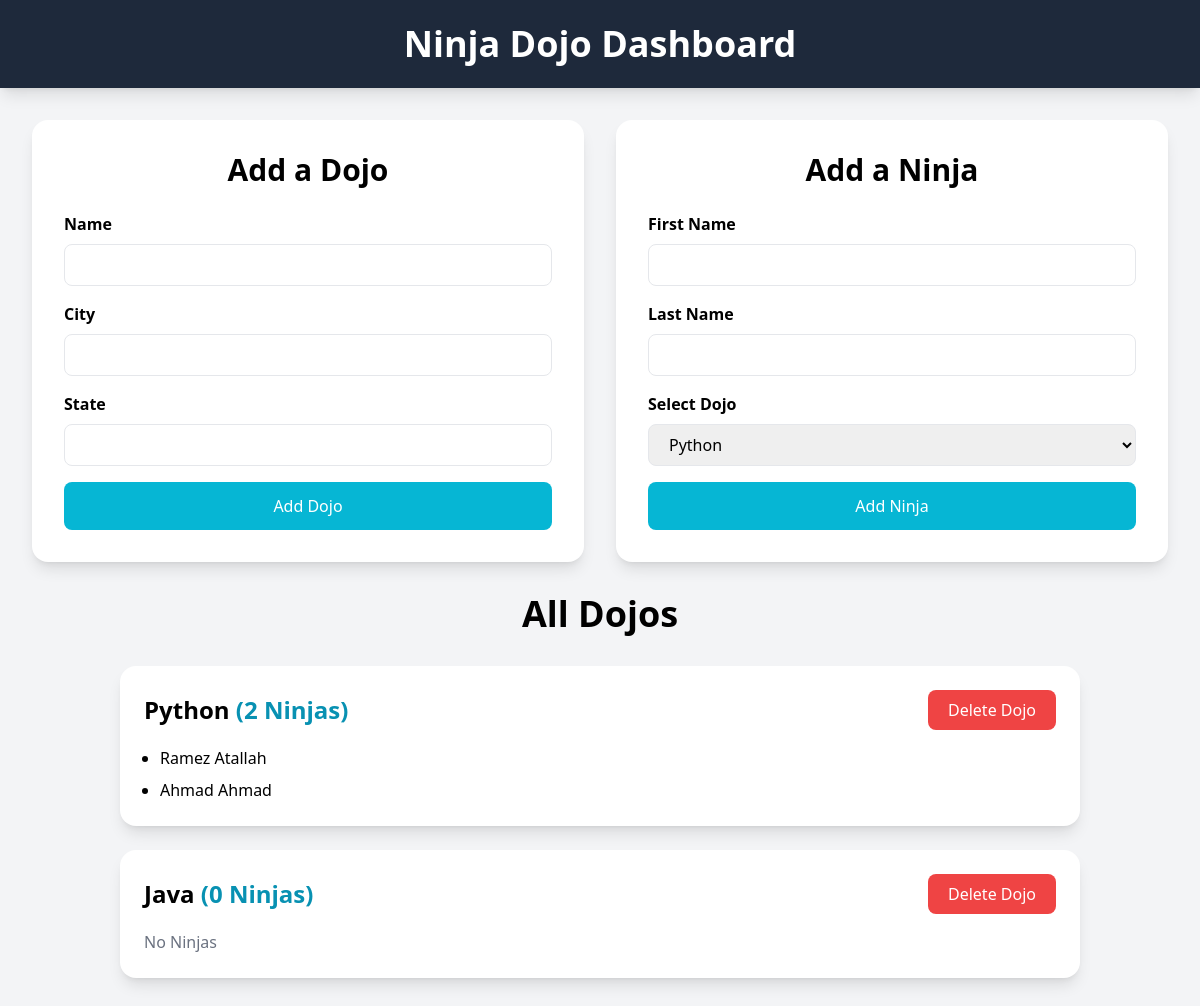
Page /ninja_dojo_shell/ on the earlier database version.
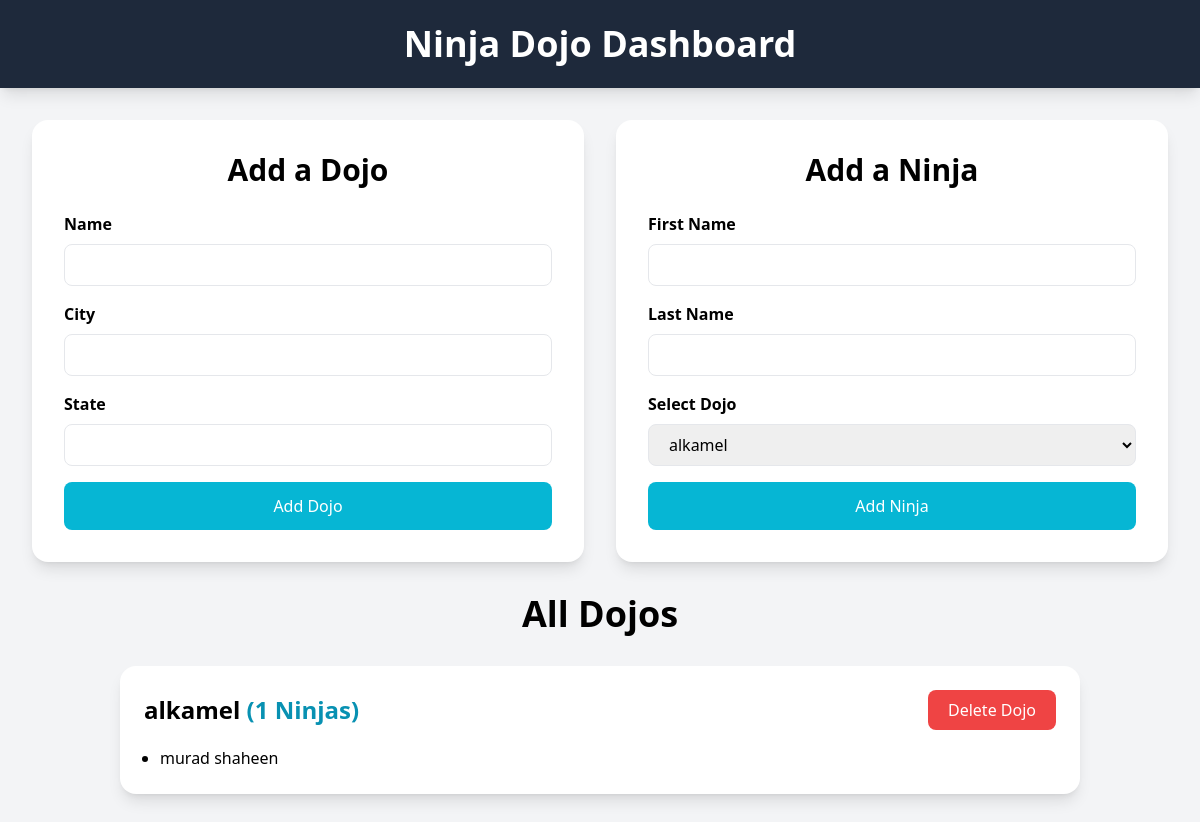
Same page on the later database version.
### ninja_dojo_shell/models.py (models this page shows, shortened)
class Dojo(models.Model):
    name = models.CharField(max_length=100)
    city = models.CharField(max_length=100)
    state = models.CharField(max_length=100)
    desc = models.TextField(default="old dojo")
    created_at = models.DateTimeField(auto_now_add=True)
    updated_at = models.DateTimeField(auto_now=True)

class Ninja(models.Model):
    first_name = models.CharField(max_length=100)
    last_name = models.CharField(max_length=100)
    dojo = models.ForeignKey(Dojo,related_name="ninjas",on_delete=models.CASCADE)
    created_at = models.DateTimeField(auto_now_add=True)
    updated_at = models.DateTimeField(auto_now=True)

### ninja_dojo_shell/views.py (the view)
# urls.py: path('', views.index, name='index'),
def index(request):
    context = {
        'dojos': get_all_dojos(),
        'ninjas': get_all_ninjas(),
    }
    return render(request, 'ninja_dojo_shell/index.html', context)

### ninja_dojo_shell/models.py (called while the page is built)
def get_all_dojos():
    return Dojo.objects.all()

def get_all_ninjas():
    return Ninja.objects.all()

### ninja_dojo_shell/templates/ninja_dojo_shell/index.html (shortened to what this page needs)
<!doctype html>
<html lang="en">
<head>
    <script src="https://cdn.tailwindcss.com"></script>
</head>
<body class="bg-gray-100 min-h-screen">
    <header class="bg-slate-800 text-white py-6 shadow-lg">
        <h1 class="text-4xl font-bold text-center">
            Ninja Dojo Dashboard
        </h1>
    </header>
    <section class="max-w-7xl mx-auto p-8">
        <div class="grid md:grid-cols-2 gap-8">
            <div class="bg-white rounded-2xl shadow-lg p-8">
                <h2 class="text-3xl font-bold text-center mb-6">
                    Add a Dojo
                </h2>
                <form action="{% url 'ninja_dojo_shell:add_dojo' %}" method="post"  class="space-y-4">
                    <div>
                        <label class="block mb-2 font-semibold">
                            Name
                        </label>
                        <input name="name"
                            type="text"
                            class="w-full border rounded-lg px-4 py-2 focus:outline-none focus:ring-2 focus:ring-cyan-500"
                        >
                    </div>
                    <div>
                        <label class="block mb-2 font-semibold">
                            City
                        </label>
                        <input name="city"
                            type="text"
                            class="w-full border rounded-lg px-4 py-2 focus:outline-none focus:ring-2 focus:ring-cyan-500"
                        >
                    </div>
                    <div>
                        <label class="block mb-2 font-semibold">
                            State
                        </label>
                        <input name="state"
                            type="text"
                            class="w-full border rounded-lg px-4 py-2 focus:outline-none focus:ring-2 focus:ring-cyan-500"
                        >
                    </div>
                    <button
                        type="submit"
                        class="w-full bg-cyan-500 text-white py-3 rounded-lg hover:bg-cyan-600 transition"
                    >
                        Add Dojo
                    </button>
                </form>
            </div>
            <div class="bg-white rounded-2xl shadow-lg p-8">
                <h2 class="text-3xl font-bold text-center mb-6">
                    Add a Ninja
                </h2>
                <form action="{% url 'ninja_dojo_shell:add_ninja' %}" method="post"  class="space-y-4">
                    <div>
                        <label class="block mb-2 font-semibold">
                            First Name
                        </label>
                        <input
                            type="text"
                            name="first_name"
                            class="w-full border rounded-lg px-4 py-2 focus:outline-none focus:ring-2 focus:ring-cyan-500"
                        >
                    </div>
                    <div>
                        <label class="block mb-2 font-semibold">
                            Last Name
                        </label>
                        <input
                            type="text"
                            name="last_name"
                            class="w-full border rounded-lg px-4 py-2 focus:outline-none focus:ring-2 focus:ring-cyan-500"
                        >
                    </div>
                    <div>
                        <label class="block mb-2 font-semibold">
                            Select Dojo
                        </label>
                        <select name="dojo_type"
                            class="w-full border rounded-lg px-4 py-2 focus:outline-none focus:ring-2 focus:ring-cyan-500"
                        >
                            {% for dojo in dojos %}
                            <option value="{{ dojo.name }}">{{ dojo.name }}</option>
                            {% endfor %}
                        </select>
                    </div>
                    <button
                        type="submit"
                        class="w-full bg-cyan-500 text-white py-3 rounded-lg hover:bg-cyan-600 transition"
                    >
                        Add Ninja
                    </button>
                </form>
            </div>
        </div>
    </section>
    <section class="max-w-5xl mx-auto px-8 pb-12">
        <h2 class="text-4xl font-bold text-center mb-8">
            All Dojos
        </h2>
        {% for dojo in dojos %}
        <div class="bg-white rounded-2xl shadow-lg p-6 mb-6">
            <div class="flex justify-between items-center mb-4">
                <h3 class="text-2xl font-bold">
                    {{ dojo.name }}
                    <span class="text-cyan-600">
                        ({{ dojo.ninjas.count }} Ninjas)
                    </span>
                </h3>
                <form action="{% url 'ninja_dojo_shell:delete_dojo' dojo.id %}" method="post">
                <button
                    class="bg-red-500 text-white px-5 py-2 rounded-lg hover:bg-red-600"
                >
                    Delete Dojo
                </button>
                </form>
            </div>
            {% if dojo.ninjas.count == 0 %}
            <p class="text-gray-500">No Ninjas</p>
            {%else%}
            <ul class="space-y-2 ml-4 list-disc">
                {% for ninja in dojo.ninjas.all %}
                <li>{{ ninja.first_name }} {{ ninja.last_name }}</li>
                {% endfor %}
            </ul>
            {% endif %}
        </div>
        {% endfor %}
    </section>
</body>
</html>

Differences in the rows shown:
removed Dojo: name "Python", ninjas.count "2"
removed Ninja: first_name "Ramez", last_name "Atallah", shown under "Python"
removed Ninja: first_name "Ahmad", last_name "Ahmad", shown under "Python"
removed Dojo: name "Java", ninjas.count "0", shows "No Ninjas"
added Dojo: name "alkamel", ninjas.count "1"
added Ninja: first_name "murad", last_name "shaheen", shown under "alkamel"
Other differences:
form field dojo_type: "Python" → "alkamel"
